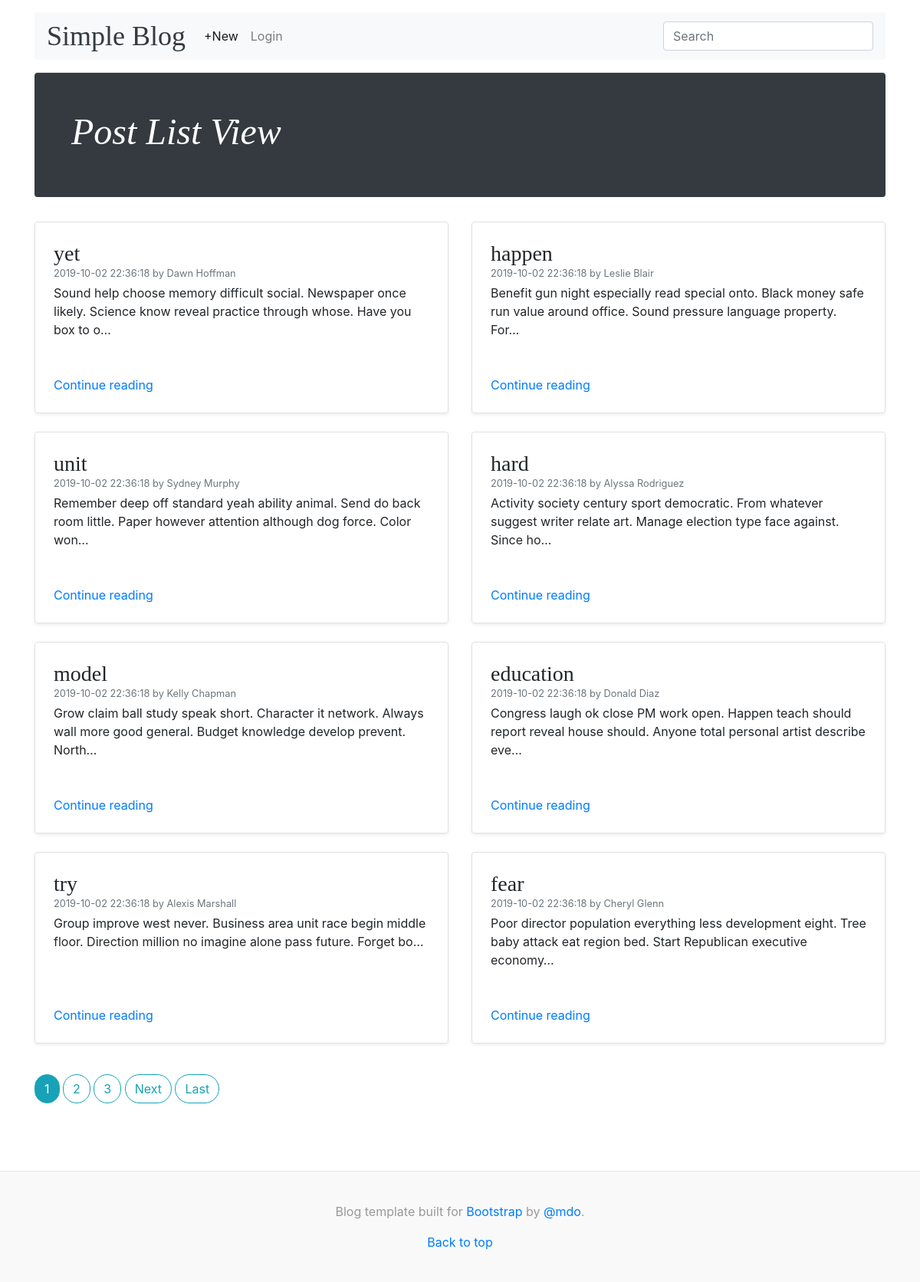
The app's page /blog/list/ with its own data.
### blog/models.py (models this page shows, shortened)
class Post(models.Model):
    title       = models.CharField(max_length=225)
    body        = models.TextField()
    create_at   = models.DateTimeField(auto_now_add=True)
    update_at   = models.DateTimeField(auto_now=True)
    author      = models.ForeignKey(get_user_model(), on_delete=models.CASCADE)
    class Meta:
        ordering = ['-create_at']
    def get_create_at(self):
        return self.create_at.strftime('%Y-%m-%d %H:%M:%S')
    def is_current(self):
        now = timezone.now()
        passed_date = now - timezone.timedelta(days=3)
        return self.create_at > passed_date

### blog/views.py (the view, shortened to what this page needs)
# urls.py: path('list/', views.PostListView.as_view(), name='post_list'),
class PostListView(ListView):
    model = Post
    paginate_by = 8
    def get_context_data(self, *args, **kwargs):
        context = super().get_context_data(*args, **kwargs)
        search_value = ''
        if 'search_value' in self.request.session:
            search_value = self.request.session['search_value'].strip()
        context['search_value'] = search_value
        return context
    def get_queryset(self):
        queryset = super(PostListView, self).get_queryset().select_related('author')
        if 'search_value' in self.request.session:
            keyword = self.request.session['search_value'].strip().split(' ')
            for key in keyword:
                queryset = queryset.filter(Q(title__icontains=key) | Q(body__icontains=key) | Q(author__username__icontains=key))
        return queryset

### templates/blog/post_list.html (shortened to what this page needs)
{% extends 'blog/base.html' %}
{% block content_title %}Post List View{% endblock%}
{% block inner_content %}
  <div class="row mb-2">
    {% for post in object_list %}
    <div class="col-md-6">
      <div class="row no-gutters border rounded overflow-hidden flex-md-row mb-4 shadow-sm h-md-250 position-relative">
        <div class="col p-4 d-flex flex-column position-static">
          <h3 class="mb-0">{{ post.title }}</h3>
          <div class="mb-1 text-muted small">{{ post.get_create_at }} by {{ post.author }}</div>
          <p class="card-text mb-auto">{{ post.body|truncatechars_html:128 }}</p>
          <a href="{% url 'post_detail' post.id %}" class="stretched-link">Continue reading</a>
        </div>
      </div>
    </div>
    {% endfor %}
  </div>
  {% if is_paginated %}
    <nav class="blog-pagination mt-3">
    {% for num in page_obj.paginator.page_range %}
      {% if page_obj.number == num %}
        <a class="btn btn-info mb-4" href="?page={{ num }}">{{ num }}</a>
      {% elif num > page_obj.number|add:'-3' and num < page_obj.number|add:'3' %}
        <a class="btn btn-outline-info mb-4" href="?page={{ num }}">{{ num }}</a>
      {% endif %}
    {% endfor %}
    {% if page_obj.has_next %}
      <a class="btn btn-outline-info mb-4" href="?page={{ page_obj.next_page_number }}">Next</a>
      <a class="btn btn-outline-info mb-4" href="?page={{ page_obj.paginator.num_pages }}">Last</a>
    {% endif %}
    </nav>
  {% endif %}
{% endblock inner_content %}

### static/blog/css/blog.css (style rules this page uses)
body { word-wrap:break-word; }
h1, h2, h3, h4, h5, h6 { font-family: "Playfair Display", Georgia, "Times New Roman", serif; }
@media (min-width: 768px) { .h-md-250 { height: 250px; } }
.blog-pagination { margin-bottom: 4rem; }
.blog-pagination > .btn { border-radius: 2rem; }

### records on screen
Post: title "yet", get_create_at "2019-10-02 22:36:18", author "Dawn Hoffman", body "Sound help choose memory difficult social. Newspaper once likely. Science know reveal practice through whose. Have you box to o…"
Post: title "happen", get_create_at "2019-10-02 22:36:18", author "Leslie Blair", body "Benefit gun night especially read special onto. Black money safe run value around office. Sound pressure language property. For…"
Post: title "unit", get_create_at "2019-10-02 22:36:18", author "Sydney Murphy", body "Remember deep off standard yeah ability animal. Send do back room little. Paper however attention although dog force. Color won…"
Post: title "hard", get_create_at "2019-10-02 22:36:18", author "Alyssa Rodriguez", body "Activity society century sport democratic. From whatever suggest writer relate art. Manage election type face against. Since ho…"
Post: title "model", get_create_at "2019-10-02 22:36:18", author "Kelly Chapman", body "Grow claim ball study speak short. Character it network. Always wall more good general. Budget knowledge develop prevent. North…"
Post: title "education", get_create_at "2019-10-02 22:36:18", author "Donald Diaz", body "Congress laugh ok close PM work open. Happen teach should report reveal house should. Anyone total personal artist describe eve…"
Post: title "try", get_create_at "2019-10-02 22:36:18", author "Alexis Marshall", body "Group improve west never. Business area unit race begin middle floor. Direction million no imagine alone pass future. Forget bo…"
Post: title "fear", get_create_at "2019-10-02 22:36:18", author "Cheryl Glenn", body "Poor director population everything less development eight. Tree baby attack eat region bed. Start Republican executive economy…"

### other values on screen
{{ num }} "1"
{{ num }} "2" "3"
